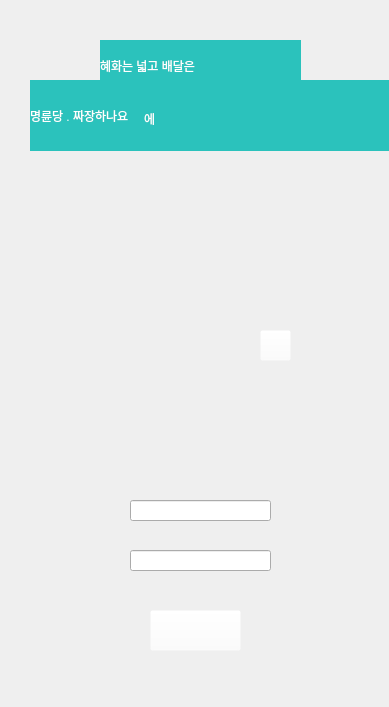
<?xml version="1.0" encoding="UTF-8"?>
<ui version="4.0">
 <class>Form</class>
 <widget class="QWidget" name="Form">
  <property name="geometry">
   <rect>
    <x>0</x>
    <y>0</y>
    <width>389</width>
    <height>707</height>
   </rect>
  </property>
  <property name="windowTitle">
   <string>Form</string>
  </property>
  <widget class="QLabel" name="label">
   <property name="geometry">
    <rect>
     <x>0</x>
     <y>0</y>
     <width>391</width>
     <height>711</height>
    </rect>
   </property>
   <property name="text">
    <string/>
   </property>
   <property name="pixmap">
    <pixmap>loginscreen_1.png</pixmap>
   </property>
  </widget>
  <widget class="QLineEdit" name="ID">
   <property name="geometry">
    <rect>
     <x>130</x>
     <y>500</y>
     <width>141</width>
     <height>21</height>
    </rect>
   </property>
  </widget>
  <widget class="QLineEdit" name="PW">
   <property name="geometry">
    <rect>
     <x>130</x>
     <y>550</y>
     <width>141</width>
     <height>21</height>
    </rect>
   </property>
   <property name="echoMode">
    <enum>QLineEdit::Password</enum>
   </property>
  </widget>
  <widget class="QPushButton" name="btn_login">
   <property name="geometry">
    <rect>
     <x>150</x>
     <y>610</y>
     <width>91</width>
     <height>41</height>
    </rect>
   </property>
   <property name="styleSheet">
    <string notr="true">background-color: rgba(255, 255, 255, 0);</string>
   </property>
   <property name="text">
    <string/>
   </property>
  </widget>
  <widget class="QLabel" name="label_2">
   <property name="geometry">
    <rect>
     <x>100</x>
     <y>40</y>
     <width>201</width>
     <height>51</height>
    </rect>
   </property>
   <property name="styleSheet">
    <string notr="true">font: 20pt &quot;배달의민족 한나체 Air&quot;;
background-color: rgb(43, 194, 188);
color: rgb(255, 255, 255);</string>
   </property>
   <property name="text">
    <string>혜화는 넓고 배달은</string>
   </property>
  </widget>
  <widget class="QLabel" name="label_3">
   <property name="geometry">
    <rect>
     <x>30</x>
     <y>80</y>
     <width>381</width>
     <height>71</height>
    </rect>
   </property>
   <property name="styleSheet">
    <string notr="true">font: 34pt &quot;배달의민족 한나체 Pro&quot;;
background-color: rgb(43, 194, 188);
color: rgb(255, 255, 255);</string>
   </property>
   <property name="text">
    <string>명륜당 . 짜장하나요</string>
   </property>
  </widget>
  <widget class="QLabel" name="label_4">
   <property name="geometry">
    <rect>
     <x>144</x>
     <y>88</y>
     <width>31</width>
     <height>61</height>
    </rect>
   </property>
   <property name="styleSheet">
    <string notr="true">font: 27pt &quot;배달의민족 한나체 Pro&quot;;
background-color: rgb(43, 194, 188);
color: rgb(255, 255, 255);</string>
   </property>
   <property name="text">
    <string>에</string>
   </property>
  </widget>
  <widget class="QPushButton" name="btn_easter">
   <property name="geometry">
    <rect>
     <x>260</x>
     <y>330</y>
     <width>31</width>
     <height>31</height>
    </rect>
   </property>
   <property name="styleSheet">
    <string notr="true">background-color: rgba(255, 255, 255, 0);</string>
   </property>
   <property name="text">
    <string/>
   </property>
  </widget>
 </widget>
 <resources/>
 <connections/>
</ui>
